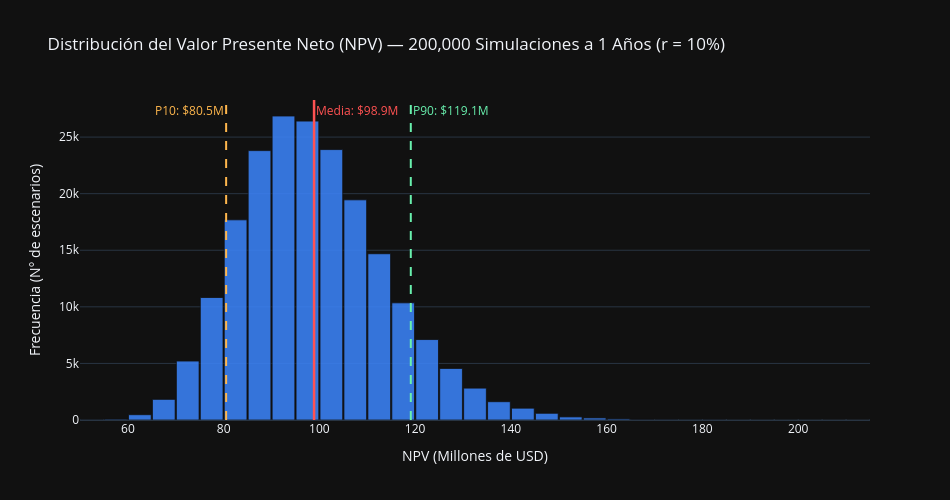

The notebook cell this image was saved under:
### Code cell
# ------------------------------------------------------------------------------
# GRÁFICA 3: Distribución de Frecuencias del NPV (DCF)
# ------------------------------------------------------------------------------
fig_npv = go.Figure()

fig_npv.add_trace(
    go.Histogram(
        x=NPV_distribution,
        nbinsx=70,
        marker_color='#3b82f6',
        marker_line_color='#111111',
        marker_line_width=0.8,
        opacity=0.88,
        name='Frecuencia NPV',
    )
)

# Líneas verticales para Media, P10 y P90
fig_npv.add_vline(
    x=mean_npv,
    line_dash='solid',
    line_color='#ff5252',
    line_width=2.5,
    annotation_text=f'Media: ${mean_npv:,.1f}M',
    annotation_position='top right',
    annotation_font_color='#ff5252',
)

fig_npv.add_vline(
    x=p10_npv,
    line_dash='dash',
    line_color='#ffb74d',
    line_width=2,
    annotation_text=f'P10: ${p10_npv:,.1f}M',
    annotation_position='top left',
    annotation_font_color='#ffb74d',
)

fig_npv.add_vline(
    x=p90_npv,
    line_dash='dash',
    line_color='#69f0ae',
    line_width=2,
    annotation_text=f'P90: ${p90_npv:,.1f}M',
    annotation_position='top right',
    annotation_font_color='#69f0ae',
)

fig_npv.update_layout(
    title=f'Distribución del Valor Presente Neto (NPV) — {N_SIMS:,} Simulaciones a {N_YEARS} Años (r = {WACC:.0%})',
    xaxis_title='NPV (Millones de USD)',
    yaxis_title='Frecuencia (N° de escenarios)',
    template='plotly_dark',
    width=950,
    height=500,
    bargap=0.05,
    showlegend=False,
)
fig_npv.show()

### Figure 1 — Plotly figure (JSON) as saved in the notebook; plotly's stock layout.template omitted (floating-point values rounded to 4 significant figures; data arrays with more than 128 entries replaced by an {"elided": "..."} marker saying what was removed)
{"data": [{"marker": {"color": "#3b82f6", "line": {"color": "#111111", "width": 0.8}}, "name": "Frecuencia NPV", "nbinsx": 70, "opacity": 0.88, "type": "histogram", "x": {"elided": "200000 float values"}}], "layout": {"annotations": [{"font": {"color": "#ff5252"}, "showarrow": false, "text": "Media: $98.9M", "x": 98.89, "xanchor": "left", "xref": "x", "y": 1, "yanchor": "top", "yref": "y domain"}, {"font": {"color": "#ffb74d"}, "showarrow": false, "text": "P10: $80.5M", "x": 80.52, "xanchor": "right", "xref": "x", "y": 1, "yanchor": "top", "yref": "y domain"}, {"font": {"color": "#69f0ae"}, "showarrow": false, "text": "P90: $119.1M", "x": 119.1, "xanchor": "left", "xref": "x", "y": 1, "yanchor": "top", "yref": "y domain"}], "bargap": 0.05, "height": 500, "shapes": [{"line": {"color": "#ff5252", "dash": "solid", "width": 2.5}, "type": "line", "x0": 98.89, "x1": 98.89, "xref": "x", "y0": 0, "y1": 1, "yref": "y domain"}, {"line": {"color": "#ffb74d", "dash": "dash", "width": 2}, "type": "line", "x0": 80.52, "x1": 80.52, "xref": "x", "y0": 0, "y1": 1, "yref": "y domain"}, {"line": {"color": "#69f0ae", "dash": "dash", "width": 2}, "type": "line", "x0": 119.1, "x1": 119.1, "xref": "x", "y0": 0, "y1": 1, "yref": "y domain"}], "showlegend": false, "title": {"text": "Distribución del Valor Presente Neto (NPV) — 200,000 Simulaciones a 1 Años (r = 10%)"}, "width": 950, "xaxis": {"title": {"text": "NPV (Millones de USD)"}}, "yaxis": {"title": {"text": "Frecuencia (N° de escenarios)"}}}}
